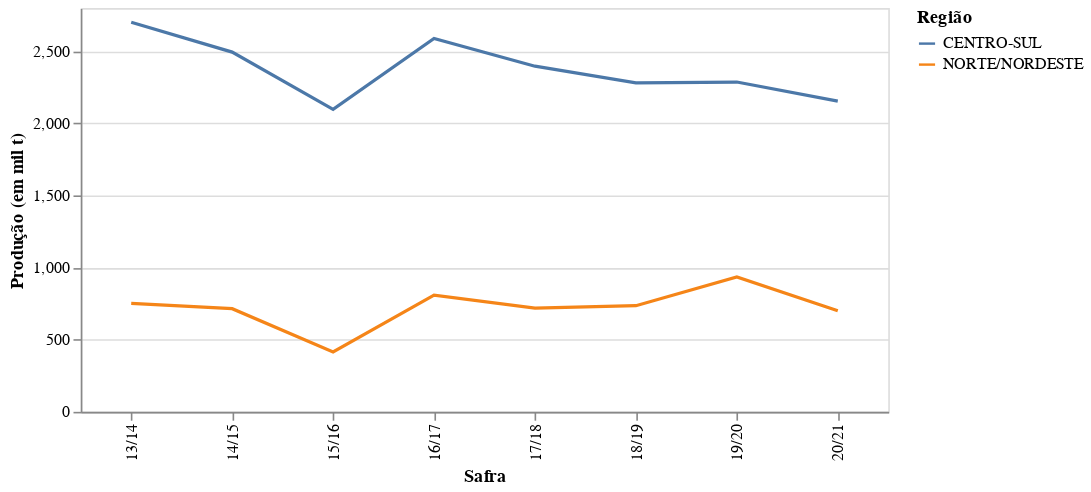

Notebook code cell kept with this figure:
### Code cell
alt.Chart(df_melt).mark_line().encode(
    alt.X('Safra',
          title = 'Safra'),
    alt.Y('prod',
          title = 'Produção (em mil t)'),
    alt.Color('reg',
              title = 'Região')
).properties(width = 500, height = 250)

### Figure 1 — Vega-Lite specification as saved in the notebook (floating-point values rounded to 4 significant figures)
{"config": {"view": {"continuousWidth": 400, "continuousHeight": 300}}, "data": {"name": "data-8789853a0df26415177049fabab0d8b1"}, "mark": "line", "encoding": {"color": {"type": "nominal", "field": "reg", "title": "Região"}, "x": {"type": "nominal", "field": "Safra", "title": "Safra"}, "y": {"type": "quantitative", "field": "prod", "title": "Produção (em mil t)"}}, "height": 250, "width": 500, "$schema": "https://vega.github.io/schema/vega-lite/v4.8.1.json", "datasets": {"data-8789853a0df26415177049fabab0d8b1": [{"reg": "NORTE/NORDESTE", "Safra": "13/14", "prod": 751.6}, {"reg": "CENTRO-SUL", "Safra": "13/14", "prod": 2702.0}, {"reg": "NORTE/NORDESTE", "Safra": "14/15", "prod": 715.4}, {"reg": "CENTRO-SUL", "Safra": "14/15", "prod": 2495.0}, {"reg": "NORTE/NORDESTE", "Safra": "15/16", "prod": 415.5}, {"reg": "CENTRO-SUL", "Safra": "15/16", "prod": 2097.0}, {"reg": "NORTE/NORDESTE", "Safra": "16/17", "prod": 809.7}, {"reg": "CENTRO-SUL", "Safra": "16/17", "prod": 2590.0}, {"reg": "NORTE/NORDESTE", "Safra": "17/18", "prod": 719.3}, {"reg": "CENTRO-SUL", "Safra": "17/18", "prod": 2397.0}, {"reg": "NORTE/NORDESTE", "Safra": "18/19", "prod": 735.9}, {"reg": "CENTRO-SUL", "Safra": "18/19", "prod": 2282.0}, {"reg": "NORTE/NORDESTE", "Safra": "19/20", "prod": 934.9}, {"reg": "CENTRO-SUL", "Safra": "19/20", "prod": 2287.0}, {"reg": "NORTE/NORDESTE", "Safra": "20/21", "prod": 701.3}, {"reg": "CENTRO-SUL", "Safra": "20/21", "prod": 2155.0}]}}
